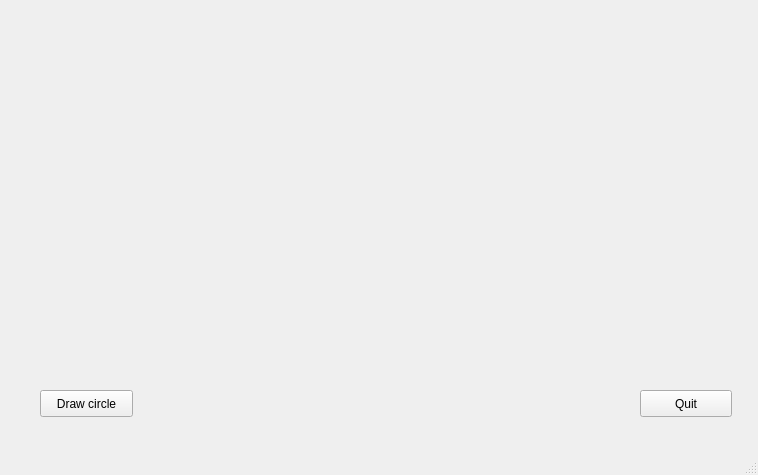
<?xml version="1.0" encoding="UTF-8"?>
<ui version="4.0">
 <class>MainWindow</class>
 <widget class="QMainWindow" name="MainWindow">
  <property name="geometry">
   <rect>
    <x>0</x>
    <y>0</y>
    <width>758</width>
    <height>475</height>
   </rect>
  </property>
  <property name="windowTitle">
   <string>MainWindow</string>
  </property>
  <widget class="QWidget" name="centralwidget">
   <widget class="QPushButton" name="quit">
    <property name="geometry">
     <rect>
      <x>640</x>
      <y>390</y>
      <width>92</width>
      <height>27</height>
     </rect>
    </property>
    <property name="text">
     <string>Quit</string>
    </property>
   </widget>
   <widget class="QWidget" name="verticalLayoutWidget">
    <property name="geometry">
     <rect>
      <x>20</x>
      <y>20</y>
      <width>721</width>
      <height>351</height>
     </rect>
    </property>
    <layout class="QVBoxLayout" name="layout_scene"/>
   </widget>
   <widget class="QPushButton" name="draw">
    <property name="geometry">
     <rect>
      <x>40</x>
      <y>390</y>
      <width>93</width>
      <height>27</height>
     </rect>
    </property>
    <property name="text">
     <string>Draw circle</string>
    </property>
   </widget>
  </widget>
  <widget class="QMenuBar" name="menubar">
   <property name="geometry">
    <rect>
     <x>0</x>
     <y>0</y>
     <width>758</width>
     <height>23</height>
    </rect>
   </property>
  </widget>
  <widget class="QStatusBar" name="statusbar"/>
 </widget>
 <resources/>
 <connections/>
</ui>
